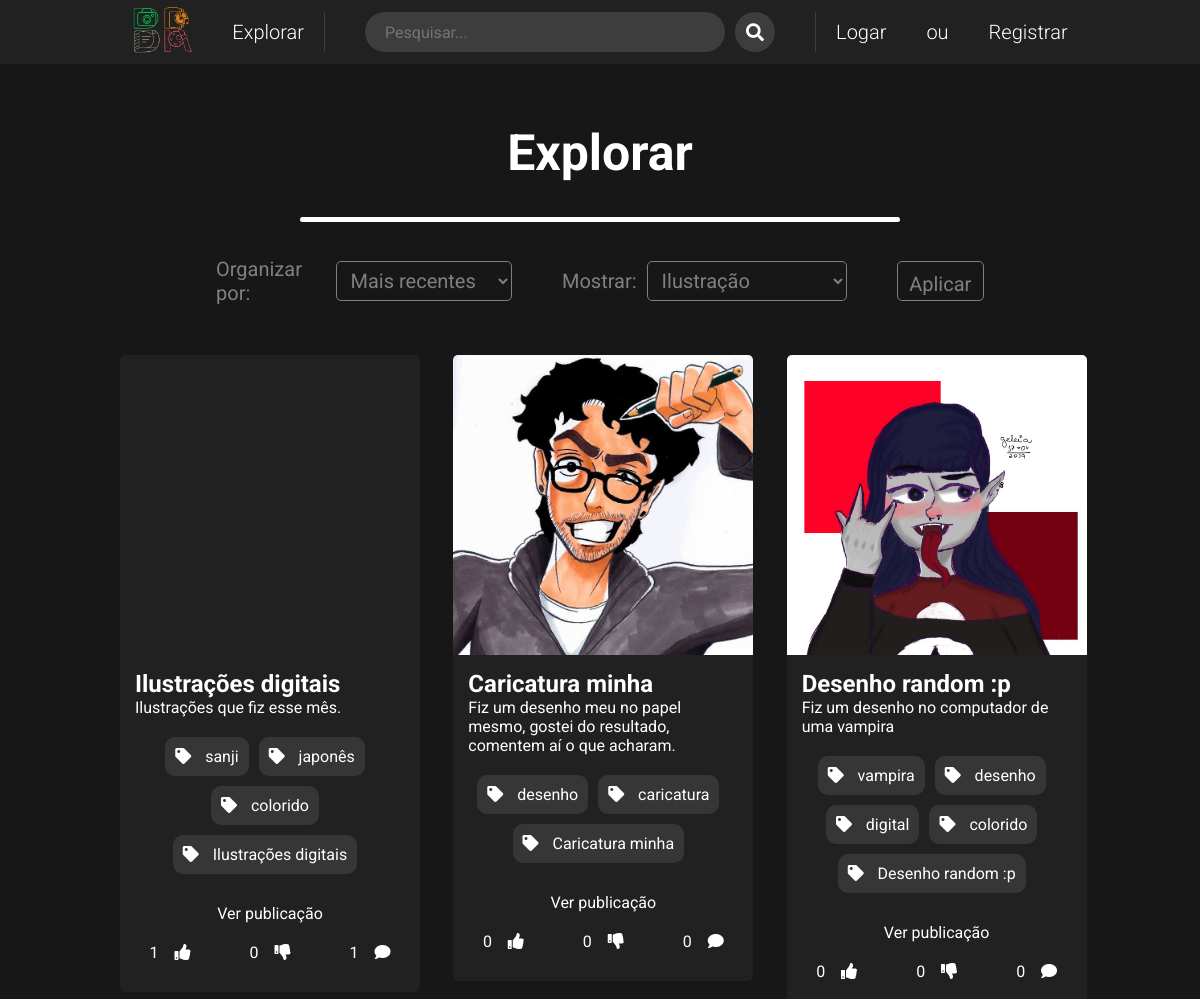
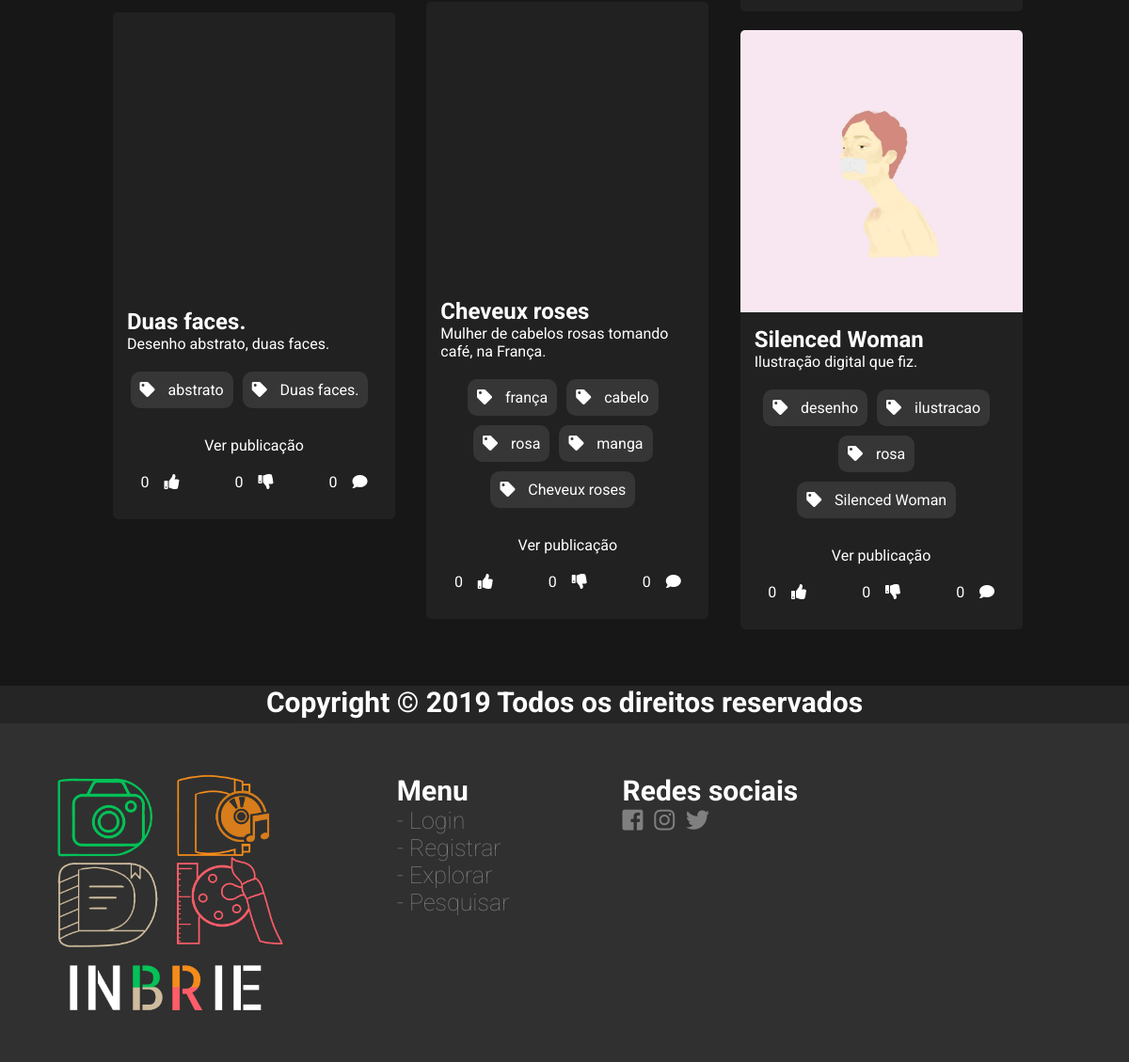
The app's page /explorar.php with its own data (2 pictures, top to bottom).
### tables this page shows
CREATE TABLE IF NOT EXISTS `posttipoilustracao` (
  `postID` int(11) NOT NULL AUTO_INCREMENT,
  `id_usuario` int(11) NOT NULL,
  `postTitulo` varchar(255) NOT NULL DEFAULT 'Sem título',
  `postDescricao` varchar(500) NOT NULL DEFAULT 'Sem descrição',
  `postData` timestamp NOT NULL DEFAULT CURRENT_TIMESTAMP,
  PRIMARY KEY (`postID`),
  KEY `id_ilustrationOP` (`id_usuario`)
);

CREATE TABLE IF NOT EXISTS `postconteudoilustracao` (
  `postConteudoID` int(11) NOT NULL AUTO_INCREMENT,
  `id_ilustracaoPost` int(11) NOT NULL,
  `conteudoIndice` int(11) NOT NULL,
  `conteudoDiretorio` varchar(500) NOT NULL,
  PRIMARY KEY (`postConteudoID`),
  KEY `id_contentIlustracao_idx` (`id_ilustracaoPost`)
);

CREATE TABLE IF NOT EXISTS `posttagilustracao` (
  `tagID` int(11) NOT NULL AUTO_INCREMENT,
  `id_ilustracaoPost` int(11) NOT NULL,
  `tag` varchar(255) NOT NULL,
  PRIMARY KEY (`tagID`),
  KEY `original_post_idx` (`id_ilustracaoPost`),
  KEY `original_post_ilustracao` (`id_ilustracaoPost`)
);

### explorar.php (the view, shortened to what this page needs)
<?php
    include('zActionsPHP/conexaoDB.php');
?>
<!DOCTYPE html>
<html lang="pt-BR">
<head>
    <link rel="stylesheet" href="styles/styleExplorar.css">
    <link rel="stylesheet" href="styles/styleInputTag.css">
    <link rel="stylesheet" href="styles/styleNavBar.css">
    <link rel="stylesheet" href="styles/styleMsgBox.css">
    <link rel="stylesheet" href="styles/styleFooter.css">
    <link rel="stylesheet" href="https://use.fontawesome.com/releases/v5.7.0/css/all.css">
</head>
<body class="preload" id="preloadcontainer">
    <?php
        include('header.php');
        if(isset($_GET['organizeExplore']) && isset($_GET['showExplore'])){
            $organizeExplore = $_GET['organizeExplore'];
            $showExplore = $_GET['showExplore'];
        }else{
            $organizeExplore = "MaisRecentes";
            $showExplore = "ilustracao";
        }
    ?>
    <div class="container-explorar">
        <div class="title-container-explorar">
            <h1>Explorar</h1>
        </div>
        <div class="separador-horizontal"></div>
        <div class="options-explorar">
        <form class="options-explorar" action="explorar.php" method="GET">
            <div class="select-option-organizar">
                <p>Organizar por:</p>
                <select name="organizeExplore" id="organizeExplore">
                    <option value="MaisRecentes"
                    <?php echo $organizeExplore=="MaisRecentes" ? "selected" : ""; ?>>Mais recentes</option>
                </select>
            </div>
            <div class="select-option-show">
                <p>Mostrar:</p>
                <select name="showExplore" id="showExplore">
                    <option value="ilustracao"
                    <?php echo $showExplore=="ilustracao" ? "selected" : ""; ?>>Ilustração</option>
                </select>
            </div>
            <input class="apply-filtro" type="submit" value="Aplicar">
        </form>
        </div>
            <?php
                $tableTipo = "posttipo$showExplore";
                $tableConteudo = "postconteudo$showExplore";
                $tableCurtida = "postcurtida$showExplore";
                $tableTag = "posttag$showExplore";
                $tableComentario = "postcomentario$showExplore";
                $id_post = "id_".$showExplore."Post";
                if($organizeExplore == "MaisRecentes"){
                    $orderBY = "ORDER BY $tableTipo.postData DESC";
                }else if($organizeExplore == "MenosRecentes"){
                    $orderBY = "ORDER BY $tableTipo.postData ASC";
                }else if($organizeExplore == "MaisCurtidos"){
                    $orderBY = "DESC";
                }else if($organizeExplore == "MenosCurtidos"){
                    $orderBY = "ASC";
                }
                if($organizeExplore == "MaisRecentes" || $organizeExplore == "MenosRecentes"){
                    $sql = "SELECT postID, postTitulo, postDescricao FROM $tableTipo $orderBY;";
                }else{
                    $sql = "SELECT postID, postTitulo, postDescricao, COUNT(curtidaTipo) AS numCurtida FROM $tableTipo, $tableCurtida WHERE $tableCurtida.$id_post = $tableTipo.postID GROUP BY $tableTipo.postID ORDER BY numCurtida $orderBY";
                }
                $result = mysqli_query($conexao, $sql);
                if(mysqli_num_rows($result) > 0){
                    echo "
                    <div class='content-container-explorar'>";
                    while($row = mysqli_fetch_assoc($result)){
                        $postID = $row['postID'];
                        $postTitulo = $row['postTitulo'];
                        $postDescricao = $row['postDescricao'];
                        if($showExplore == "literatura"){
                            echo "<div class='lit-box'>";
                        }else{
                            echo "<div class='box-explorar'>";
                        }
                        if($showExplore == "fotografia" || $showExplore == "ilustracao"){
                            $sqlPegarMinuatura = "SELECT conteudoDiretorio FROM $tableConteudo WHERE conteudoIndice = 1 AND $id_post = $postID";
                            $resultMiniatura = mysqli_query($conexao, $sqlPegarMinuatura);
                            while($miniatura = mysqli_fetch_assoc($resultMiniatura)){
                                $conteudoDiretorio = $miniatura['conteudoDiretorio'];
                                $conteudoDiretorio = substr($conteudoDiretorio, 3);
                            }
                            echo "
                                <div class='preview-post-explorar' style='background-image:url(".$conteudoDiretorio.")'></div>
                            ";
                        }else if($showExplore == "literatura" || $showExplore == "musica"){
                            $sqlPegarMinuatura = "SELECT miniaturaDiretorio FROM $tableTipo WHERE postID = $postID";
                            $resultMiniatura = mysqli_query($conexao, $sqlPegarMinuatura);
                            while($miniatura = mysqli_fetch_assoc($resultMiniatura)){
                                $conteudoDiretorio = $miniatura['miniaturaDiretorio'];
                                $conteudoDiretorio = substr($conteudoDiretorio, 3);
                            }
                            if($showExplore == "literatura"){
                                echo "
                                <div class='lit-preview' style='background-image:url(".$conteudoDiretorio.")'></div>
                                ";
                            }
                            if($showExplore == "musica"){
                                echo "
                                <div class='music-preview' style='background-image:url(".$conteudoDiretorio.")'></div>
                                ";
                            }
                        }
                        echo "
                            <div class='title-post-explorar'>
                                <h2>$postTitulo</h2>
                                <p>$postDescricao</p>
                            </div>
                            <div class='tags-input'>";
                        $sql2 = "SELECT tag FROM $tableTag WHERE $id_post = $postID";
                        $result2 = mysqli_query($conexao, $sql2);
                        while($row2 = mysqli_fetch_assoc($result2)){
                            $tag = $row2['tag'];
                            echo "
                                <span class='tag'>
                                    <i class='fas fa-tag'></i>
                                    <span class='tagtext'>$tag</span>
                                </span>
                                ";
                        }
                        $sql3 = "SELECT COUNT(*) AS numLikes FROM $tableCurtida WHERE $id_post = $postID AND curtidaTipo = 1";
                        $result3 = mysqli_query($conexao, $sql3);
                        while($row3 = mysqli_fetch_assoc($result3)){
                            $numLikes = $row3['numLikes'];
                        }
                        $sql4 = "SELECT COUNT(*) AS numDeslikes FROM $tableCurtida WHERE $id_post = $postID AND curtidaTipo = 0";
                        $result4 = mysqli_query($conexao, $sql4);
                        while($row4 = mysqli_fetch_assoc($result4)){
                            $numDeslikes = $row4['numDeslikes'];
                        }
                        $sql5 = "SELECT COUNT(*) AS numComment FROM $tableComentario WHERE $id_post = $postID";
                        $result5 = mysqli_query($conexao, $sql5);
                        while($row5 = mysqli_fetch_assoc($result5)){
                            $numComment = $row5['numComment'];
                        }
                        echo "
                        </div>
                        <div class = 'link-view-pub-container'>
                        ";
                        switch ($showExplore) {
                            case 'ilustracao':
                            echo "<a target='_blank' class='view-pub-link' href='ilustracao.php?postID=$postID'><p>Ver publicação</p></a>";
                                break;
                        }
                        echo "
                        </div>
                            <div class='info-post-container'>
                                <p> $numLikes &nbsp;&nbsp;&nbsp;<i class='fas fa-thumbs-up'></i></p>
                                <p> $numDeslikes &nbsp;&nbsp;&nbsp;<i class='fas fa-thumbs-down'></i></p>
                                <p> $numComment &nbsp;&nbsp;&nbsp;<i class='fas fa-comment'></i></p>
                            </div>
                        </div>
                        ";
                    }
                }else{
                    echo "<br><br><br><br><h1>Nenhuma postagem encontrada.</h1><br><br><br><br><br>";
                }
            ?>
        </div>
    </div>
</body>
</html>

### records on screen
posttipoilustracao: postTitulo "Ilustrações digitais", postDescricao "Ilustrações que fiz esse mês.", numLikes "1", numDeslikes "0", numComment "1"
posttagilustracao: tag "sanji"
posttagilustracao: tag "japonês"
posttagilustracao: tag "colorido"
posttagilustracao: tag "Ilustrações digitais"
posttipoilustracao: postTitulo "Duas faces.", postDescricao "Desenho abstrato, duas faces.", numLikes "0", numDeslikes "0", numComment "0"
posttagilustracao: tag "abstrato"
posttagilustracao: tag "Duas faces."
posttipoilustracao: postconteudoilustracao.conteudoDiretorio (picture), postTitulo "Caricatura minha", postDescricao "Fiz um desenho meu no papel mesmo, gostei do resultado, comentem aí o que acharam.", numLikes "0", numDeslikes "0", numComment "0"
posttagilustracao: tag "desenho"
posttagilustracao: tag "caricatura"
posttagilustracao: tag "Caricatura minha"
posttipoilustracao: postTitulo "Cheveux roses", postDescricao "Mulher de cabelos rosas tomando café, na França.", numLikes "0", numDeslikes "0", numComment "0"
posttagilustracao: tag "frança"
posttagilustracao: tag "cabelo"
posttagilustracao: tag "rosa"
posttagilustracao: tag "manga"
posttagilustracao: tag "Cheveux roses"
posttipoilustracao: postconteudoilustracao.conteudoDiretorio (picture), postTitulo "Desenho random :p", postDescricao "Fiz um desenho no computador de uma vampira", numLikes "0", numDeslikes "0", numComment "0"
posttagilustracao: tag "vampira"
posttagilustracao: tag "desenho"
posttagilustracao: tag "digital"
posttagilustracao: tag "colorido"
posttagilustracao: tag "Desenho random :p"
posttipoilustracao: postconteudoilustracao.conteudoDiretorio (picture), postTitulo "Silenced Woman", postDescricao "Ilustração digital que fiz.", numLikes "0", numDeslikes "0", numComment "0"
posttagilustracao: tag "desenho"
posttagilustracao: tag "ilustracao"
posttagilustracao: tag "rosa"
posttagilustracao: tag "Silenced Woman"
